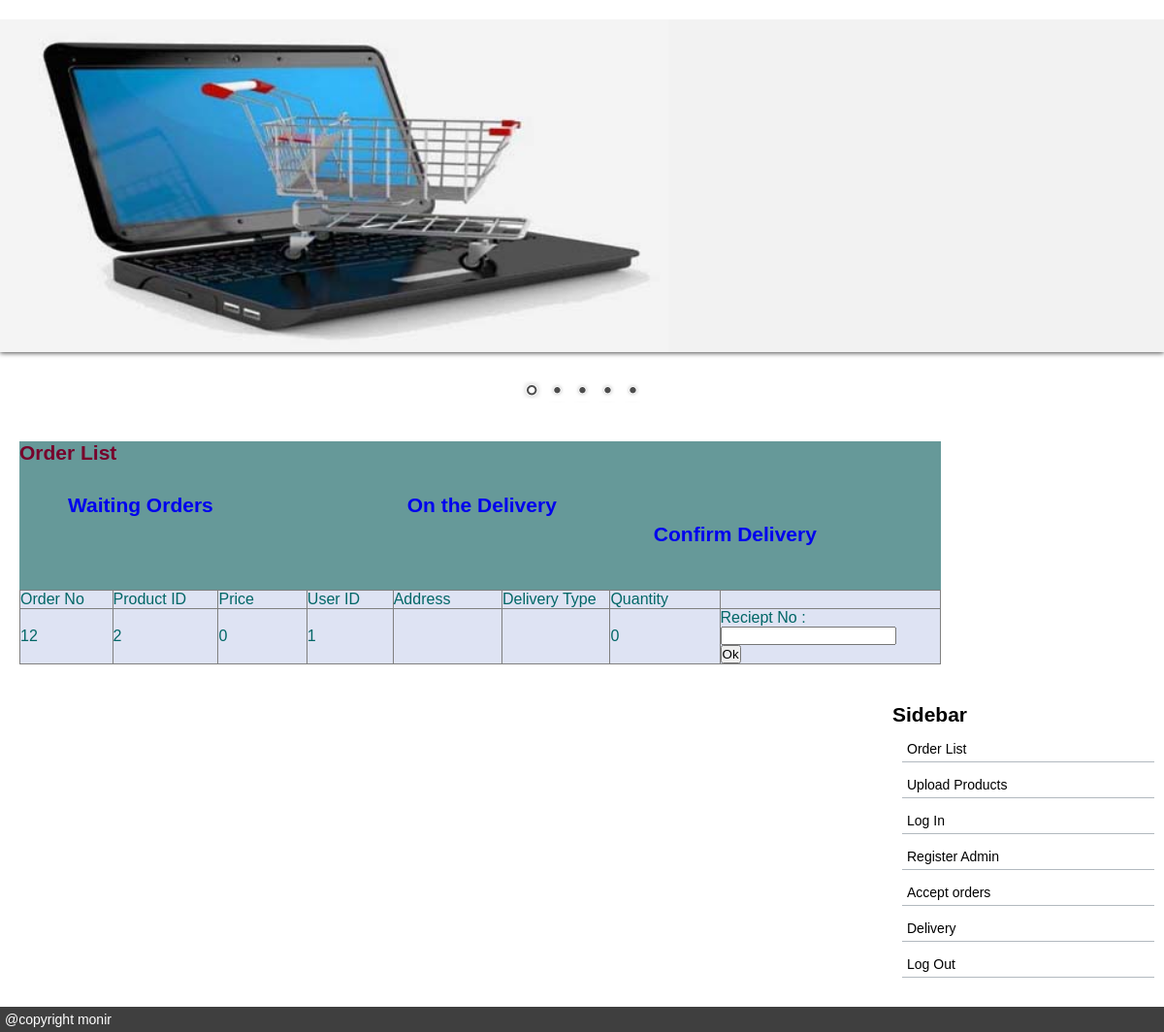
The app's page /admin_on_delivery.php (signed in) with its own data.
### tables this page shows
CREATE TABLE `order_list` (
  `order_no` int(10) NOT NULL,
  `user_id` int(10) NOT NULL,
  `product_id` int(10) NOT NULL,
  `quantity` int(10) NOT NULL,
  `deliver_type` varchar(30) NOT NULL,
  `address` varchar(150) NOT NULL,
  `contact_no` varchar(50) NOT NULL,
  `price` int(10) NOT NULL,
  `cost` int(10) NOT NULL,
  `time` varchar(15) NOT NULL,
  `date` varchar(25) NOT NULL,
  `status` varchar(20) NOT NULL DEFAULT 'not delivered'
);

### admin_on_delivery.php (the view, shortened to what this page needs)
<html>
	<link href="css/demo_project.css" rel="stylesheet" type="text/css">
	<link href="css/bar/bar.css" rel="stylesheet" type="text/css"/>
	<link href="css/dark/dark.css" rel="stylesheet" type="text/css"/>
	<link href="css/light/light.css" rel="stylesheet" type="text/css"/>
	<link href="css/default/default.css" rel="stylesheet" type="text/css"/>
	<link href="css/nivo-slider.css" rel="stylesheet" type="text/css"/>
	</head>
	<body>
	<div class="main">
				<div id="wrapper">
        <div class="slider-wrapper theme-default">
            <div id="slider" class="nivoSlider">
            </div>
        </div>
    </div>
	<div class="content">
		<h2>Order List </h2>
		<h2>
			<ul>
			<li><a href="admin_delivery_list.php" > Waiting Orders  </a><li>
			<li><a href="admin_on_delivery.php" >On the Delivery</a><li>
			<li><a href="admin_confirm_delivery.php" > Confirm Delivery  </a><li>
			</ul>
		</h2>
		<table BORDER= CELLPADDING=25 CELLSPACING=25>
<?php
	if(isset($_SESSION['id']))
	{
			include("connect_db.php");
		$order_list="select * from order_list where status='Accepted' ";
		$done=mysqli_query($conn,$order_list);
		if($done)
		{
			echo "<tr>"."<td>Order No</td>
						<td>Product ID</td>
						<td>Price</td>
						<td>User ID</td>
						<td>Address</td>
						<td>Delivery Type</td>
						<td>Quantity</td>
						"
				."<tr>";
			while($result=mysqli_fetch_assoc($done) )
			{
				$product_id=$result['product_id'];
				$user_id=$result['user_id'];
				$quantity=$result['quantity'];
				$deliver_by=$result['deliver_type'];
				$address=$result['address'];
				$price=$result['price'];
				$order_no=$result['order_no'];
				echo "<tr>"."<td>$order_no</td>
							<td>$product_id</td>
							<td>$price</td>
							<td>$user_id</td>
							<td>$address</td>
							<td>$deliver_by</td>
							<td>$quantity</td>
							<td><form action='admin_on_delivery.php' method='POST'>
								Reciept No : <input type='text' name='reciept_no'><br>
								<input type='submit' name='submit' value='Ok'>
								</form></td>
				"
				."<tr>";
			}
		}
	else
			echo "Please <a href='login.php'>Log in</a> to get full access...";
	}
?>
	</table>
	</div>
	<div class="sidebar"><h2>Sidebar</h2>
			<ul>
			<li><a href="admin_order_list.php"> Order List </a> </li>
			<li><a href="admin_upload_products.php"> Upload Products </a> </li>
			<li><a href="login.php"> Log In </a> </li>
			<li><a href="admin_reg.php">Register Admin</a> </li>
			<li><a href="admin_order_accept.php">Accept orders</a></li>
			<li><a href="admin_delivery_list.php">Delivery</a></li>
			<li><a href="logout.php"> Log Out </a> </li>
			</ul>
	</div>
	</div>
	<footer>
	@copyright monir
	</footer>
	</body>
</html>

### css/demo_project.css (style rules this page uses)
* { margin: 0; padding :0 }
body { font-family:Arial;font-size:14px; color:black }
.main { margin:20px auto;display:block;overflow:hidden; }
.sidebar { float:right;width:280;margin-top:20px; }
.sidebar ul { list-style:none }
.sidebar ul li { padding:5px ;margin:10px;border-bottom:1px solid #B2B9BF; }
.sidebar ul li a { text-decoration:none;color:#000;margin-top:5px; }
.content { float:left;width:950px;margin:20px;background-color:#669999;color:#77022B;border-right:20px; }
.content li { float:left;padding: 15px 50px;list-style:none; }
.content ul li a { text-decoration:none; }
.content ul { float:top; }
table { border-collapse:collapse;color:red }
table,th,td { color:#006666;background:#DEE3F3;width:950px; }
.content h2 { margin-bottom:15px; }
footer { background:#3F3F3F;color:white;margin-top:20px;padding:5px; }

### css/default/default.css (style rules this page uses)
.theme-default .nivoSlider { position:relative; background:#fff url(loading.gif) no-repeat 50% 50%; margin-bottom:10px; -webkit-box-shadow: 0px 1px 5px 0px #4a4a4a; -moz-box-shadow: 0px 1px 5px 0px #4a4a4a; box-shadow: 0px 1px 5px 0px #4a4a4a; }

### css/nivo-slider.css (style rules this page uses)
.nivoSlider { position:relative; width:100%; height:auto; overflow: hidden; }

### records on screen
order_list: order_no "12", product "2", price "0", user "1", quantity "0"
